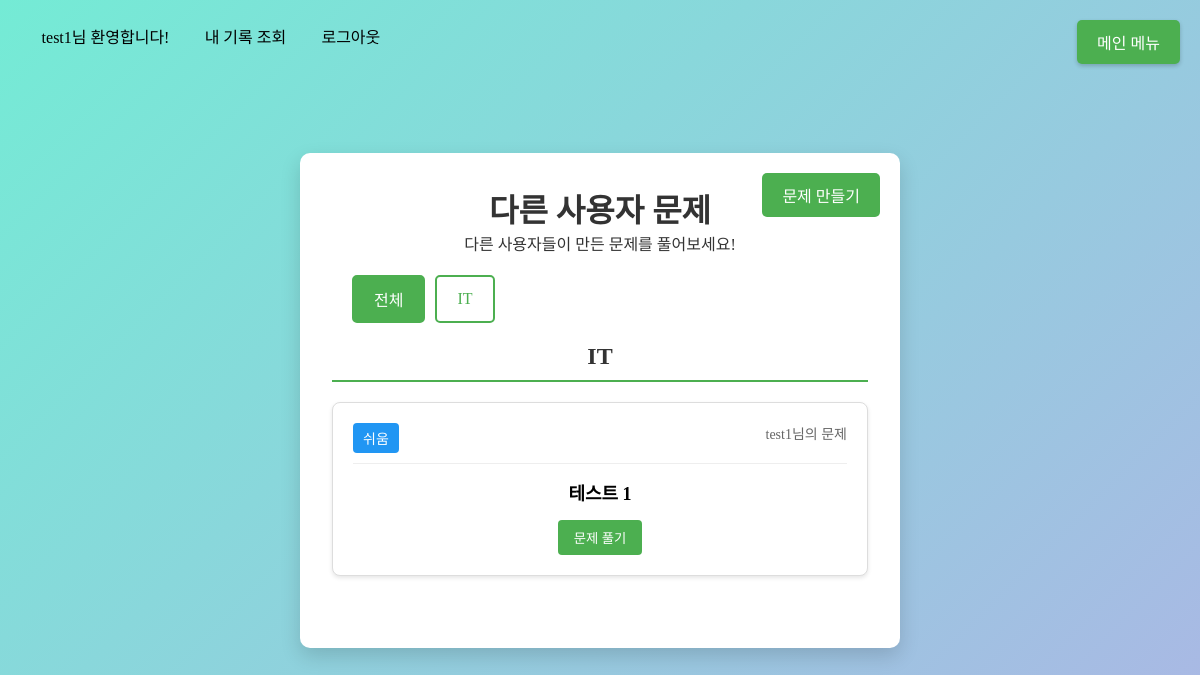
Page /accounts/user_quizzes/ (signed in) on the committed database.
### quiz/models.py (models this page shows, shortened)
class UserQuiz(models.Model):
    DIFFICULTY_CHOICES = [
        ('easy', '쉬움'),
        ('medium', '보통'),
        ('hard', '어려움'),
    ]
    CATEGORY_CHOICES = [
        ('it', 'IT'),
        ('sports', '스포츠'),
        ('literature', '문학'),
        ('art', '예술'),
        ('economy', '경제'),
        ('proverb', '속담/사자성어'),
        ('history', '역사'),
        ('commonSense', '상식'),
    ]
    creator = models.ForeignKey(User, on_delete=models.CASCADE, related_name='created_quizzes')
    category = models.CharField(max_length=20, choices=CATEGORY_CHOICES)
    difficulty = models.CharField(max_length=10, choices=DIFFICULTY_CHOICES)
    question = models.TextField()
    created_at = models.DateTimeField(auto_now_add=True)

### quiz/views.py (the view)
# urls.py: path('user_quizzes/', quiz_views.user_quizzes, name='user_quizzes'),
@login_required
def user_quizzes(request):
    quizzes = UserQuiz.objects.all().order_by('-created_at')
    quizzes_by_category = {}
    difficulty_order = {'easy': 0, 'medium': 1, 'hard': 2}  # 난이도 정렬 순서 정의
    for quiz in quizzes:
        category_display = quiz.get_category_display()
        if category_display not in quizzes_by_category:
            quizzes_by_category[category_display] = []
        quizzes_by_category[category_display].append(quiz)
    for category in quizzes_by_category:
        quizzes_by_category[category].sort(key=lambda x: difficulty_order[x.difficulty])
    return render(request, 'accounts/user_quizzes.html', {'quizzes_by_category': quizzes_by_category})

### accounts/templates/accounts/user_quizzes.html (shortened to what this page needs)
{% load static %}
<!DOCTYPE html>
<html lang="ko">
<head>
    <link rel="stylesheet" href="{% static 'css/styles.css' %}">
</head>
<body>
    <a href="http://localhost:8000" class="main-menu-btn">메인 메뉴</a>
    <header>
        <div class="loginDivPa">
            {% if request.user.is_authenticated %}
                <div class="loginDivCh welcomeMsg">{{ request.user.username }}님 환영합니다!</div>
                <a class="loginDivCh" href="{% url 'my_results' %}">내 기록 조회</a>
                <div class="loginDivCh logout"><a href="{% url 'logout' %}">로그아웃</a></div>
            {% else %}
                <div class="loginDivCh login"><a href="{% url 'login' %}">로그인</a></div>
                <div class="loginDivCh joinMember"><a href="{% url 'signup' %}">회원가입</a></div>
            {% endif %}
        </div>
    </header>
    <main>
        <div class="container" id="quizListContainer">
            <button class="create-btn" onclick="showCreateQuiz()">문제 만들기</button>
            <div class="title">
                <h1>다른 사용자 문제</h1>
                <p>다른 사용자들이 만든 문제를 풀어보세요!</p>
            </div>
            <div class="category-buttons">
                <button class="category-filter-btn active" data-category="all">전체</button>
                {% for category in quizzes_by_category.keys %}
                <button class="category-filter-btn" data-category="{{ category }}">{{ category }}</button>
                {% endfor %}
            </div>
            <div class="quiz-list">
                {% for category, quizzes in quizzes_by_category.items %}
                <div class="category-section active" data-category="{{ category }}">
                    <h2 class="category-title">{{ category }}</h2>
                    {% for quiz in quizzes %}
                    <div class="quiz-item">
                        <div class="quiz-header">
                            <span class="quiz-difficulty">{{ quiz.get_difficulty_display }}</span>
                            <span class="quiz-creator">{{ quiz.creator.username }}님의 문제</span>
                        </div>
                        <div class="quiz-content">
                            <p class="quiz-question">{{ quiz.question }}</p>
                        </div>
                        <div class="quiz-footer">
                            <button class="solve-btn" onclick="showQuizModal('{{ quiz.id }}')">문제 풀기</button>
                        </div>
                    </div>
                    {% endfor %}
                </div>
                {% empty %}
                <div class="no-quizzes">
                    <p>아직 등록된 문제가 없습니다. 첫 번째 문제를 만들어보세요!</p>
                </div>
                {% endfor %}
            </div>
        </div>
    </main>
</body>
</html>

### static/css/styles.css (style rules this page uses)
* { margin: 0; padding: 0; box-sizing: border-box; font-family: 'BMJUA'; }
a { color: inherit; text-decoration: none; }
body { background: linear-gradient(135deg, #74ebd5, #ACB6E5); background-repeat: no-repeat; background-size: cover; }
header { height: 0; }
.loginDivPa { width: 10rem; display: flex; position: relative; left: 0.6rem; top: 1.3rem; }
.loginDivCh { flex: 1 0 auto; margin-left: 1.8rem; border-radius: 10px; transition: background-color 0.3s, transform 0.2s; text-align: center; padding: 0.2rem; }
main { float: none; min-height: 100vh; display: flex; justify-content: center; align-items: center; }
.container { background: #fff; width: 90%; max-width: 600px; padding: 2rem; border-radius: 10px; box-shadow: 0 8px 20px rgba(0, 0, 0, 0.15); text-align: center; }
.title { font-size: 1rem; margin-bottom: 0.9rem; color: #333; }

### accounts/templates/accounts/user_quizzes.html (style rules this page uses)
.create-btn { position: absolute; top: 20px; right: 20px; padding: 10px 20px; background-color: #4CAF50; color: white; border: none; border-radius: 5px; cursor: pointer; font-size: 16px; transition: background-color 0.3s; }
.container { position: relative; }
.quiz-list { margin-top: 20px; }
.quiz-item { background: white; border: 1px solid #ddd; border-radius: 8px; padding: 20px; margin-bottom: 20px; box-shadow: 0 2px 4px rgba(0,0,0,0.1); }
.quiz-header { display: flex; justify-content: space-between; margin-bottom: 15px; padding-bottom: 10px; border-bottom: 1px solid #eee; }
.quiz-difficulty { background: #2196F3; color: white; padding: 5px 10px; border-radius: 4px; font-size: 14px; }
.quiz-creator { color: #666; font-size: 14px; }
.quiz-content { margin: 15px 0; }
.quiz-question { font-size: 18px; font-weight: bold; margin-bottom: 15px; }
.quiz-footer { color: #999; font-size: 14px; margin-top: 15px; }
.category-section { margin-bottom: 40px; }
.category-title { font-size: 24px; color: #333; margin-bottom: 20px; padding-bottom: 10px; border-bottom: 2px solid #4CAF50; }
.category-buttons { display: flex; flex-wrap: wrap; gap: 10px; margin: 20px 0; padding: 0 20px; }
.category-filter-btn { padding: 10px 20px; border: 2px solid #4CAF50; border-radius: 5px; background: white; color: #4CAF50; cursor: pointer; transition: all 0.3s; font-size: 16px; }
.category-filter-btn.active { background: #4CAF50; color: white; }
.category-section { display: none; }
.category-section.active { display: block; }
.solve-btn { padding: 8px 16px; background-color: #4CAF50; color: white; border: none; border-radius: 4px; cursor: pointer; transition: background-color 0.3s; }
.main-menu-btn { position: fixed; top: 20px; right: 20px; padding: 10px 20px; background-color: #4CAF50; color: white; text-decoration: none; border-radius: 5px; z-index: 9999; box-shadow: 0 2px 4px rgba(0,0,0,0.2); pointer-events: auto; }

### rows in the picture
UserQuiz: category "IT", difficulty "쉬움", creator.username "test1", question "테스트 1"

### other values in the picture
{{ request.user.username }} "test1"
{{ category }} "IT"
